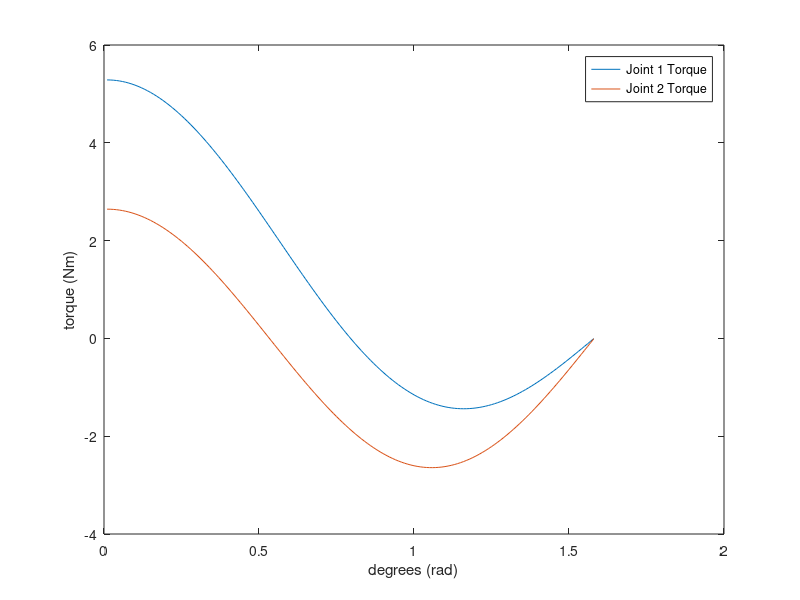

MATLAB code for this plot:
n=0;
theta1=0;
F=[0;17.62];
n_vect = [];
torque1=[];
torque2=[];
i = 1;
while n<=pi/2 
 theta1=n;
 theta2=2*theta1;
 Jt=[-0.15*sin(theta1)-0.15*sin(theta1+theta2),0.15*cos(theta1)+0.15*cos(theta1+theta2);-0.15*sin(theta1+theta2),0.15*cos(theta1+theta2)];
 torque=Jt*F;
 n=n+0.010;
 n_vect(i) = n;
 i = i+1;
 torque1=[torque1,torque(1,1)];
 torque2=[torque2,torque(2,1)];
end
disp(max(abs(torque1)));
disp(max(abs(torque2)));
plot(n_vect, torque1);
hold on;
plot(n_vect, torque2);
xlabel("degrees (rad)");
ylabel("torque (Nm)");
legend('Joint 1 Torque','Joint 2 Torque');